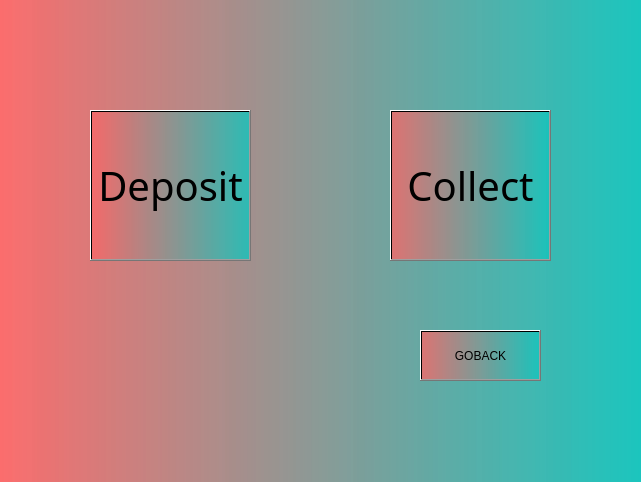
<?xml version="1.0" encoding="UTF-8"?>
<ui version="4.0">
 <class>ctrl2</class>
 <widget class="QWidget" name="ctrl2">
  <property name="geometry">
   <rect>
    <x>0</x>
    <y>0</y>
    <width>641</width>
    <height>482</height>
   </rect>
  </property>
  <property name="windowTitle">
   <string>Form</string>
  </property>
  <property name="styleSheet">
   <string notr="true">background-color: qlineargradient(spread:pad, x1:0, y1:0, x2:1, y2:0, stop:0 rgba(251,102,102, 200), stop:1 rgba(20,196,188, 210));
</string>
  </property>
  <widget class="QPushButton" name="deposit">
   <property name="geometry">
    <rect>
     <x>90</x>
     <y>110</y>
     <width>161</width>
     <height>151</height>
    </rect>
   </property>
   <property name="font">
    <font>
     <family>微软雅黑 Light</family>
     <pointsize>30</pointsize>
     <weight>3</weight>
     <italic>false</italic>
     <bold>false</bold>
    </font>
   </property>
   <property name="styleSheet">
    <string notr="true">QPushButton{font: 25 30pt '微软雅黑 Light';color: rgb(255,255,255);background-color: rgb(20,196,188);
         border: none;border-radius:15px;}
      QPushButton:hover{background-color: rgb(22,218,208);}//hover
      QPushButton:pressed{background-color: rgb(17,171,164);}//pressed


</string>
   </property>
   <property name="text">
    <string>Deposit</string>
   </property>
  </widget>
  <widget class="QPushButton" name="pushButton_2">
   <property name="geometry">
    <rect>
     <x>390</x>
     <y>110</y>
     <width>161</width>
     <height>151</height>
    </rect>
   </property>
   <property name="font">
    <font>
     <family>微软雅黑 Light</family>
     <pointsize>30</pointsize>
     <weight>3</weight>
     <italic>false</italic>
     <bold>false</bold>
    </font>
   </property>
   <property name="styleSheet">
    <string notr="true">QPushButton{font: 25 30pt '微软雅黑 Light';color: rgb(255,255,255);background-color: rgb(20,196,188);
         border: none;border-radius:15px;}
      QPushButton:hover{background-color: rgb(22,218,208);}//hover
      QPushButton:pressed{background-color: rgb(17,171,164);}//pressed


</string>
   </property>
   <property name="text">
    <string>Collect</string>
   </property>
  </widget>
  <widget class="QPushButton" name="pushButton">
   <property name="geometry">
    <rect>
     <x>420</x>
     <y>330</y>
     <width>121</width>
     <height>51</height>
    </rect>
   </property>
   <property name="styleSheet">
    <string notr="true">QPushButton{font: 25 22pt '微软雅黑 Light';color: rgb(255,255,255);background-color: rgb(251,102,102, 200);
         border: none;border-radius:15px;}
      QPushButton:hover{background-color: rgb(22,218,208);}//hover
      QPushButton:pressed{background-color: rgb(17,171,164);}//pressed


</string>
   </property>
   <property name="text">
    <string>GOBACK</string>
   </property>
  </widget>
 </widget>
 <resources/>
 <connections/>
</ui>
